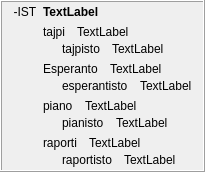
            <widget class="QFrame" name="frame_28">
             <property name="frameShape">
              <enum>QFrame::Box</enum>
             </property>
             <property name="frameShadow">
              <enum>QFrame::Raised</enum>
             </property>
             <layout class="QHBoxLayout" name="horizontalLayout_50">
              <property name="topMargin">
               <number>3</number>
              </property>
              <property name="bottomMargin">
               <number>3</number>
              </property>
              <item>
               <widget class="QLabel" name="label_321">
                <property name="text">
                 <string>-IST</string>
                </property>
                <property name="alignment">
                 <set>Qt::AlignHCenter|Qt::AlignTop</set>
                </property>
                <property name="tipo" stdset="0">
                 <string>afikso</string>
                </property>
               </widget>
              </item>
              <item>
               <layout class="QVBoxLayout" name="verticalLayout_29">
                <item>
                 <widget class="QLabel" name="Lec09_Label689">
                  <property name="sizePolicy">
                   <sizepolicy hsizetype="Preferred" vsizetype="Maximum">
                    <horstretch>0</horstretch>
                    <verstretch>0</verstretch>
                   </sizepolicy>
                  </property>
                  <property name="styleSheet">
                   <string notr="true">font-weight: bold;</string>
                  </property>
                  <property name="text">
                   <string>TextLabel</string>
                  </property>
                  <property name="wordWrap">
                   <bool>true</bool>
                  </property>
                 </widget>
                </item>
                <item>
                 <layout class="QVBoxLayout" name="verticalLayout_42">
                  <item>
                   <layout class="QVBoxLayout" name="verticalLayout_378">
                    <item>
                     <layout class="QVBoxLayout" name="verticalLayout_379">
                      <property name="spacing">
                       <number>3</number>
                      </property>
                      <item>
                       <layout class="QHBoxLayout" name="horizontalLayout_618">
                        <property name="spacing">
                         <number>12</number>
                        </property>
                        <item>
                         <widget class="neklakebla_nova" name="Lec09_Button654">
                          <property name="text">
                           <string>tajpi</string>
                          </property>
                          <property name="wordWrap">
                           <bool>true</bool>
                          </property>
                         </widget>
                        </item>
                        <item>
                         <widget class="QLabel" name="Lec09_Label690">
                          <property name="sizePolicy">
                           <sizepolicy hsizetype="Expanding" vsizetype="Preferred">
                            <horstretch>0</horstretch>
                            <verstretch>0</verstretch>
                           </sizepolicy>
                          </property>
                          <property name="text">
                           <string>TextLabel</string>
                          </property>
                          <property name="wordWrap">
                           <bool>true</bool>
                          </property>
                         </widget>
                        </item>
                       </layout>
                      </item>
                      <item>
                       <layout class="QHBoxLayout" name="horizontalLayout_619">
                        <property name="spacing">
                         <number>12</number>
                        </property>
                        <item>
                         <widget class="label_sago_reversa" name="label_394">
                          <property name="sizePolicy">
                           <sizepolicy hsizetype="Maximum" vsizetype="Preferred">
                            <horstretch>0</horstretch>
                            <verstretch>0</verstretch>
                           </sizepolicy>
                          </property>
                          <property name="text">
                           <string/>
                          </property>
                          <property name="pixmap">
                           <pixmap resource="ikonoj.qrc">:/ikonoj/sago_revena.png</pixmap>
                          </property>
                         </widget>
                        </item>
                        <item>
                         <widget class="neklakebla_nova" name="Lec09_Button655">
                          <property name="text">
                           <string>tajpisto</string>
                          </property>
                          <property name="wordWrap">
                           <bool>true</bool>
                          </property>
                         </widget>
                        </item>
                        <item>
                         <widget class="QLabel" name="Lec09_Label691">
                          <property name="sizePolicy">
                           <sizepolicy hsizetype="Expanding" vsizetype="Preferred">
                            <horstretch>0</horstretch>
                            <verstretch>0</verstretch>
                           </sizepolicy>
                          </property>
                          <property name="text">
                           <string>TextLabel</string>
                          </property>
                          <property name="wordWrap">
                           <bool>true</bool>
                          </property>
                         </widget>
                        </item>
                       </layout>
                      </item>
                     </layout>
                    </item>
                    <item>
                     <layout class="QVBoxLayout" name="verticalLayout_380">
                      <property name="spacing">
                       <number>3</number>
                      </property>
                      <item>
                       <layout class="QHBoxLayout" name="horizontalLayout_635">
                        <property name="spacing">
                         <number>12</number>
                        </property>
                        <item>
                         <widget class="neklakebla_nova" name="Lec09_Button658">
                          <property name="text">
                           <string>Esperanto</string>
                          </property>
                          <property name="wordWrap">
                           <bool>true</bool>
                          </property>
                         </widget>
                        </item>
                        <item>
                         <widget class="QLabel" name="Lec09_Label695">
                          <property name="sizePolicy">
                           <sizepolicy hsizetype="Expanding" vsizetype="Preferred">
                            <horstretch>0</horstretch>
                            <verstretch>0</verstretch>
                           </sizepolicy>
                          </property>
                          <property name="text">
                           <string>TextLabel</string>
                          </property>
                          <property name="wordWrap">
                           <bool>true</bool>
                          </property>
                         </widget>
                        </item>
                       </layout>
                      </item>
                      <item>
                       <layout class="QHBoxLayout" name="horizontalLayout_636">
                        <property name="spacing">
                         <number>12</number>
                        </property>
                        <item>
                         <widget class="label_sago_reversa" name="label_395">
                          <property name="sizePolicy">
                           <sizepolicy hsizetype="Maximum" vsizetype="Preferred">
                            <horstretch>0</horstretch>
                            <verstretch>0</verstretch>
                           </sizepolicy>
                          </property>
                          <property name="text">
                           <string/>
                          </property>
                          <property name="pixmap">
                           <pixmap resource="ikonoj.qrc">:/ikonoj/sago_revena.png</pixmap>
                          </property>
                         </widget>
                        </item>
                        <item>
                         <widget class="neklakebla_nova" name="Lec09_Button47">
                          <property name="text">
                           <string>esperantisto</string>
                          </property>
                          <property name="wordWrap">
                           <bool>true</bool>
                          </property>
                         </widget>
                        </item>
                        <item>
                         <widget class="QLabel" name="Lec09_Label48">
                          <property name="sizePolicy">
                           <sizepolicy hsizetype="Expanding" vsizetype="Preferred">
                            <horstretch>0</horstretch>
                            <verstretch>0</verstretch>
                           </sizepolicy>
                          </property>
                          <property name="text">
                           <string>TextLabel</string>
                          </property>
                          <property name="wordWrap">
                           <bool>true</bool>
                          </property>
                         </widget>
                        </item>
                       </layout>
                      </item>
                     </layout>
                    </item>
                   </layout>
                  </item>
                 </layout>
                </item>
                <item>
                 <layout class="QVBoxLayout" name="verticalLayout_20">
                  <item>
                   <layout class="QVBoxLayout" name="verticalLayout_382">
                    <property name="spacing">
                     <number>3</number>
                    </property>
                    <item>
                     <layout class="QHBoxLayout" name="horizontalLayout_620">
                      <property name="spacing">
                       <number>12</number>
                      </property>
                      <item>
                       <widget class="neklakebla_nova" name="Lec09_Button52">
                        <property name="text">
                         <string>piano</string>
                        </property>
                        <property name="wordWrap">
                         <bool>true</bool>
                        </property>
                       </widget>
                      </item>
                      <item>
                       <widget class="QLabel" name="Lec09_Label53">
                        <property name="sizePolicy">
                         <sizepolicy hsizetype="Expanding" vsizetype="Preferred">
                          <horstretch>0</horstretch>
                          <verstretch>0</verstretch>
                         </sizepolicy>
                        </property>
                        <property name="text">
                         <string>TextLabel</string>
                        </property>
                        <property name="wordWrap">
                         <bool>true</bool>
                        </property>
                       </widget>
                      </item>
                     </layout>
                    </item>
                    <item>
                     <layout class="QHBoxLayout" name="horizontalLayout_621">
                      <property name="spacing">
                       <number>12</number>
                      </property>
                      <item>
                       <widget class="label_sago_reversa" name="label_396">
                        <property name="sizePolicy">
                         <sizepolicy hsizetype="Maximum" vsizetype="Preferred">
                          <horstretch>0</horstretch>
                          <verstretch>0</verstretch>
                         </sizepolicy>
                        </property>
                        <property name="text">
                         <string/>
                        </property>
                        <property name="pixmap">
                         <pixmap resource="ikonoj.qrc">:/ikonoj/sago_revena.png</pixmap>
                        </property>
                       </widget>
                      </item>
                      <item>
                       <widget class="neklakebla_nova" name="Lec09_Button53">
                        <property name="text">
                         <string>pianisto</string>
                        </property>
                        <property name="wordWrap">
                         <bool>true</bool>
                        </property>
                       </widget>
                      </item>
                      <item>
                       <widget class="QLabel" name="Lec09_Label54">
                        <property name="sizePolicy">
                         <sizepolicy hsizetype="Expanding" vsizetype="Preferred">
                          <horstretch>0</horstretch>
                          <verstretch>0</verstretch>
                         </sizepolicy>
                        </property>
                        <property name="text">
                         <string>TextLabel</string>
                        </property>
                        <property name="wordWrap">
                         <bool>true</bool>
                        </property>
                       </widget>
                      </item>
                     </layout>
                    </item>
                   </layout>
                  </item>
                  <item>
                   <layout class="QVBoxLayout" name="verticalLayout_384">
                    <property name="spacing">
                     <number>3</number>
                    </property>
                    <item>
                     <layout class="QHBoxLayout" name="horizontalLayout_665">
                      <property name="spacing">
                       <number>12</number>
                      </property>
                      <item>
                       <widget class="neklakebla_nova" name="Lec09_Button54">
                        <property name="text">
                         <string>raporti</string>
                        </property>
                        <property name="wordWrap">
                         <bool>true</bool>
                        </property>
                       </widget>
                      </item>
                      <item>
                       <widget class="QLabel" name="Lec09_Label57">
                        <property name="sizePolicy">
                         <sizepolicy hsizetype="Expanding" vsizetype="Preferred">
                          <horstretch>0</horstretch>
                          <verstretch>0</verstretch>
                         </sizepolicy>
                        </property>
                        <property name="text">
                         <string>TextLabel</string>
                        </property>
                        <property name="wordWrap">
                         <bool>true</bool>
                        </property>
                       </widget>
                      </item>
                     </layout>
                    </item>
                    <item>
                     <layout class="QHBoxLayout" name="horizontalLayout_666">
                      <property name="spacing">
                       <number>12</number>
                      </property>
                      <item>
                       <widget class="label_sago_reversa" name="label_414">
                        <property name="sizePolicy">
                         <sizepolicy hsizetype="Maximum" vsizetype="Preferred">
                          <horstretch>0</horstretch>
                          <verstretch>0</verstretch>
                         </sizepolicy>
                        </property>
                        <property name="text">
                         <string/>
                        </property>
                        <property name="pixmap">
                         <pixmap resource="ikonoj.qrc">:/ikonoj/sago_revena.png</pixmap>
                        </property>
                       </widget>
                      </item>
                      <item>
                       <widget class="neklakebla_nova" name="Lec09_Button55">
                        <property name="text">
                         <string>raportisto</string>
                        </property>
                        <property name="wordWrap">
                         <bool>true</bool>
                        </property>
                       </widget>
                      </item>
                      <item>
                       <widget class="QLabel" name="Lec09_Label58">
                        <property name="sizePolicy">
                         <sizepolicy hsizetype="Expanding" vsizetype="Preferred">
                          <horstretch>0</horstretch>
                          <verstretch>0</verstretch>
                         </sizepolicy>
                        </property>
                        <property name="text">
                         <string>TextLabel</string>
                        </property>
                        <property name="wordWrap">
                         <bool>true</bool>
                        </property>
                       </widget>
                      </item>
                     </layout>
                    </item>
                   </layout>
                  </item>
                 </layout>
                </item>
               </layout>
              </item>
             </layout>
            </widget>
